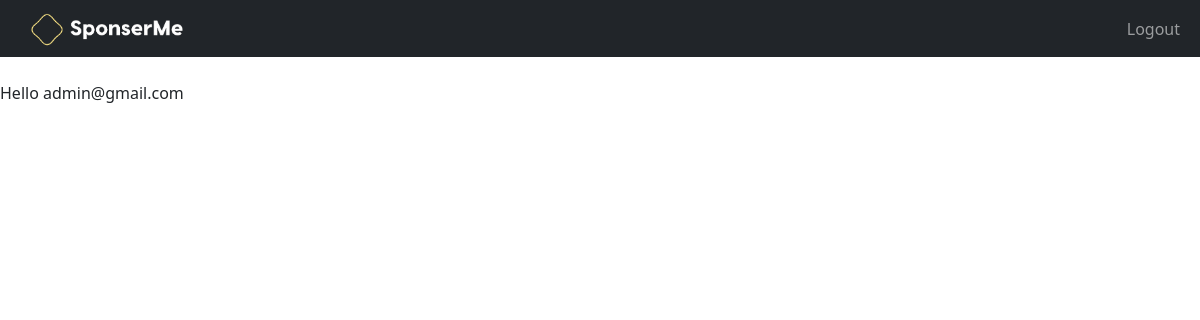
/dashboard (signed in), run on an earlier commit of the app's database.
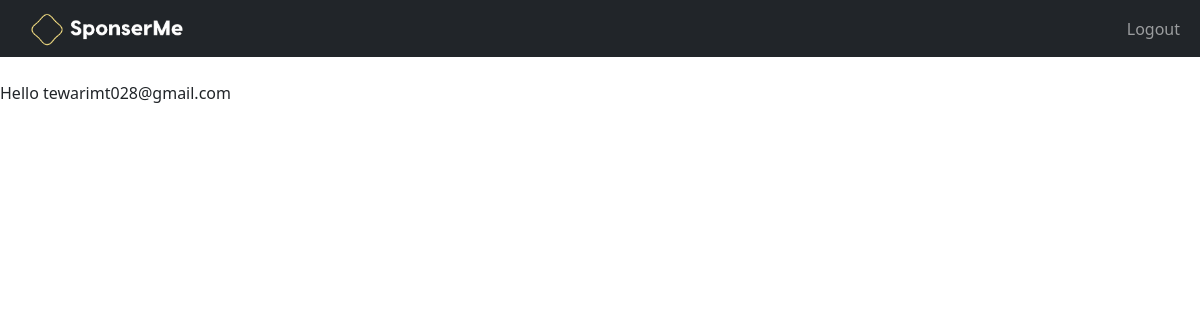
And on a later commit of the database.
### application/modals.py (models this page shows, shortened)
class User(db.Model, UserMixin):
    user_id = db.Column(db.Integer, autoincrement = True, primary_key=True)
    email = db.Column(db.String(255), unique=True)
    password = db.Column(db.String, nullable=False)

### application/controllers/dashboard.py (the view)
@home.route('/dashboard')
@login_required
def dashboard():
    return render_template('dashboard.html', page = 'Dashboard')

### application/controllers/auth.py (called while the page is built)
@login_manager.user_loader
def load_user(user_id):
    return User.query.get(int(user_id))

### application/templates/dashboard.html (shortened to what this page needs)
{% extends 'base.html' %}
    {% block content %}
        Hello {{current_user.email}}
    {%endblock%}

### application/templates/base.html (shortened to what this page needs)
<!DOCTYPE html>
<html lang="en">
<head>
    <link href="https://cdn.jsdelivr.net/npm/bootstrap@5.3.3/dist/css/bootstrap.min.css" rel="stylesheet">
</head>
<body>
    {% include 'navbar.html' %}
    <br>
        {% block content %}
        {% endblock %}
</body>
</html>

### application/templates/navbar.html
<nav class="navbar navbar-expand-lg bg-body-primary navbar-dark bg-dark">
    <div class="container-fluid">
      <div class="container-fluid">
        {% if page in ['login', 'register', 'Welcome'] %}
          <a class="navbar-brand" href="{{url_for('home.landing_page')}}">
        {%else%}
          <a class="navbar-brand" href="#">
        {%endif%}
            <img src="/st/img/logo.png" alt="Logo" height="40" class="d-inline-block align-text-top">
          </a>
      </div>
      {% if page not in ['login', 'register', 'Welcome'] %}
      <div class="collapse navbar-collapse" id="navbarSupportedContent">
        <ul class="navbar-nav me-auto mb-2 mb-lg-0">
          <li class="nav-item">
            <a class="nav-link" href="{{url_for('user_auth.logout')}}">Logout</a>
          </li>
        </ul>
      </div>
      {%endif%}
    </div>
  </nav>

What changed in the data, as far as the page shows it:
changed User: email "admin@gmail.com" → "tewarimt028@gmail.com"
